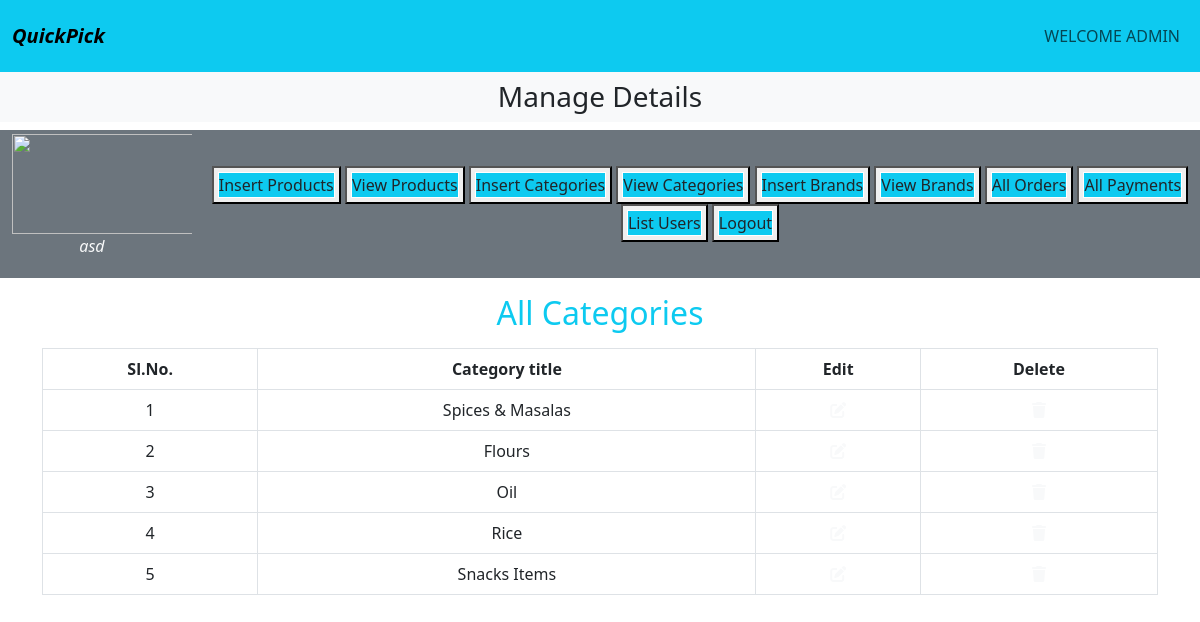
The app's page /admin_part/index.php?view_categories (signed in) with its own data.
### tables this page shows
CREATE TABLE `categories` (
  `category_id` int(11) NOT NULL,
  `category_title` varchar(100) NOT NULL
);

### admin_part/view_categories.php (the view, shortened to what this page needs)
<!DOCTYPE html>
<html lang="en">
<head>
</head>
<body>
    <h2 class="text-center text-info">All Categories</h2>
    <div class="table-responsive">
        <table class="table table-bordered mt-2">
            <thead class="bg-info">
                <tr class="text-center">
                    <th>Sl.No.</th>
                    <th>Category title</th>
                    <th>Edit</th>
                    <th>Delete</th>
                </tr>
            </thead>
            <tbody class="bg-secondary text-light">
                <?php
                $sel_cat="SELECT * FROM categories";
                $result_cat=mysqli_query($con,$sel_cat);
                $num=0;
                while($row_cat=mysqli_fetch_assoc($result_cat)){
                    $num++;
                    $category_id=$row_cat['category_id'];
                    $category_title=$row_cat['category_title'];
                ?>
                <tr class="text-center">
                    <td><?php echo $num?></td>
                    <td><?php echo $category_title?></td>
                    <td><a href="index.php?edit_category=<?php echo $category_id?>" class="text-light"><i class="fa-solid fa-pen-to-square"></i></a></td>
                    <td><a href="index.php?delete_category=<?php echo $category_id?>" class="text-light"><i class="fa-solid fa-trash"></i></a></td>
                </tr>
                <?php
                }
                ?>
            </tbody>
        </table>
    </div>
</body>
</html>

### style.css (style rules this page uses)
* { padding: 0; margin: 0; box-sizing: border-box; }

### admin_part/index.php (style rules this page uses)
body { overflow-x: hidden; }

### records on screen
categories: category_title "Spices & Masalas"
categories: category_title "Flours"
categories: category_title "Oil"
categories: category_title "Rice"
categories: category_title "Snacks Items"

### other values on screen
$_SESSION['adminname'] "asd"
